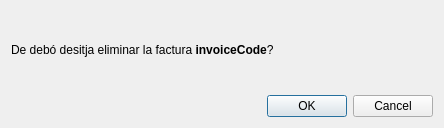
<?xml version="1.0" encoding="UTF-8"?>
<ui version="4.0">
 <class>DialogDeleteInvoice</class>
 <widget class="QDialog" name="DialogDeleteInvoice">
  <property name="geometry">
   <rect>
    <x>0</x>
    <y>0</y>
    <width>444</width>
    <height>128</height>
   </rect>
  </property>
  <property name="windowTitle">
   <string>Confirmació</string>
  </property>
  <layout class="QVBoxLayout" name="verticalLayout_2">
   <item>
    <layout class="QVBoxLayout" name="verticalLayout">
     <item>
      <widget class="QLabel" name="labelQuestion">
       <property name="sizePolicy">
        <sizepolicy hsizetype="Preferred" vsizetype="Preferred">
         <horstretch>0</horstretch>
         <verstretch>0</verstretch>
        </sizepolicy>
       </property>
       <property name="font">
        <font>
         <bold>false</bold>
        </font>
       </property>
       <property name="text">
        <string>&lt;html&gt;&lt;head/&gt;&lt;body&gt;&lt;p&gt;De debó desitja eliminar la factura &lt;span style=&quot; font-weight:700;&quot;&gt;invoiceCode&lt;/span&gt;?&lt;/p&gt;&lt;/body&gt;&lt;/html&gt;</string>
       </property>
       <property name="scaledContents">
        <bool>false</bool>
       </property>
       <property name="wordWrap">
        <bool>true</bool>
       </property>
      </widget>
     </item>
     <item>
      <widget class="QDialogButtonBox" name="buttonBox">
       <property name="orientation">
        <enum>Qt::Horizontal</enum>
       </property>
       <property name="standardButtons">
        <set>QDialogButtonBox::Cancel|QDialogButtonBox::Ok</set>
       </property>
      </widget>
     </item>
    </layout>
   </item>
  </layout>
 </widget>
 <resources/>
 <connections>
  <connection>
   <sender>buttonBox</sender>
   <signal>accepted()</signal>
   <receiver>DialogDeleteInvoice</receiver>
   <slot>accept()</slot>
   <hints>
    <hint type="sourcelabel">
     <x>248</x>
     <y>254</y>
    </hint>
    <hint type="destinationlabel">
     <x>157</x>
     <y>274</y>
    </hint>
   </hints>
  </connection>
  <connection>
   <sender>buttonBox</sender>
   <signal>rejected()</signal>
   <receiver>DialogDeleteInvoice</receiver>
   <slot>reject()</slot>
   <hints>
    <hint type="sourcelabel">
     <x>316</x>
     <y>260</y>
    </hint>
    <hint type="destinationlabel">
     <x>286</x>
     <y>274</y>
    </hint>
   </hints>
  </connection>
 </connections>
</ui>
